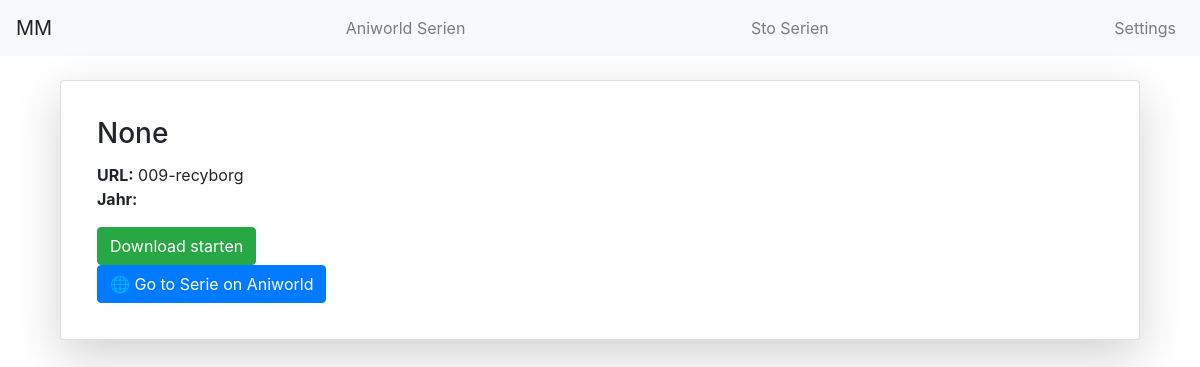
/einzelne_serie_ani/009-recyborg, run on an earlier commit of the app's database.
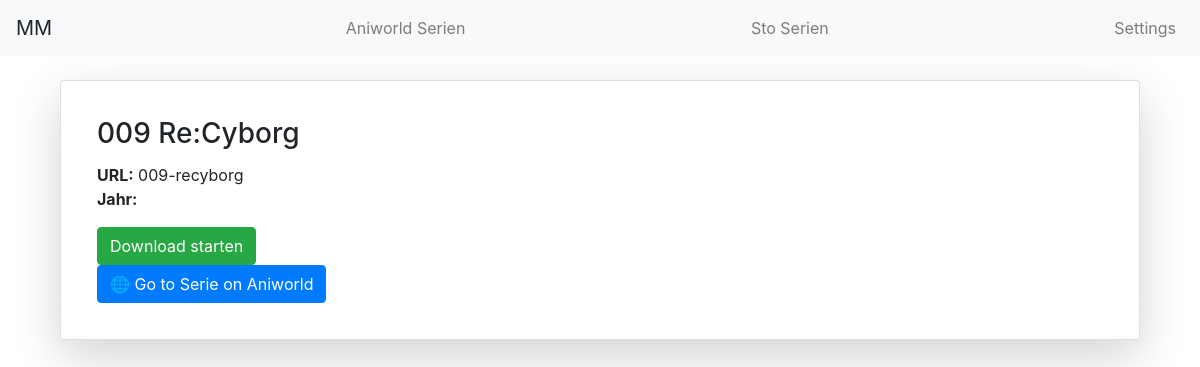
And on a later commit of the database.
### tables this page shows
CREATE TABLE anime_namen (
            id INTEGER PRIMARY KEY AUTOINCREMENT,
            such_url TEXT NOT NULL,
            real_name TEXT,
            year TEXT,
            image_url TEXT
        );

### app.py (the view)
@app.route('/einzelne_serie_ani/<string:such_url_ani>')
def einzelne_serie_ani(such_url_ani):
    db = DBManager(db_file)
    post = db.get_serie_information(such_url=such_url_ani,table_name=table_names[0])
    db.close()
    return render_template('einzelne_serie_ani.html', post=post)

### db_manager.py (called while the page is built)
    def _connect(self):
        self.conn = sqlite3.connect(self.db_file)

    def close(self):
        if self.conn:
            self.conn.commit()
            self.conn.close()
            self.conn = None

    def execute(self, sql: str, params: tuple = ()):
        if self.conn is None:
            raise RuntimeError("DB nicht verbunden")
        cur = self.conn.cursor()
        cur.execute(sql, params)
        self.conn.commit()
        return cur

    def get_serie_information(self,such_url:str,table_name:str):
        sql = f"""
        SELECT * FROM {table_name} WHERE such_url = ?
        """
        cur = self.execute(sql,(such_url,))
        return cur.fetchone()

### templates/einzelne_serie_ani.html (shortened to what this page needs)
{% extends 'base.html' %} {% block content %}
<div class="container mt-4">
  <div class="card shadow-lg p-3 mb-5 bg-body rounded">
    <div class="row g-0">
      <div class="col-md-8">
        <div class="card-body">
          <h3 class="card-title">{{ post[2] }}</h3>
          <p class="card-text">
            <strong>URL:</strong> {{ post[1] }} <br />
            <strong>Jahr:</strong>  <br />
          </p>
          <div class="mt-3">
            <form id="myForm">
              <button type="submit" class="btn btn-success me-2">
                Download starten
              </button>
            </form>
            <a
              href="https://aniworld.to/anime/stream/{{ post[1] }}"
              target="_blank"
              class="btn btn-primary"
            >
              🌐 Go to Serie on Aniworld
            </a>
          </div>
        </div>
      </div>
      <div
        class="col-md-4 d-flex align-items-center justify-content-center p-2"
      >
      </div>
    </div>
  </div>
</div>
{% endblock %}

What changed in the data, as far as the page shows it:
changed anime_namen "009-recyborg": real_name (not shown) → "009 Re:Cyborg"
Also different on the page:
{{ post[2] }}: "None" → (not shown)
